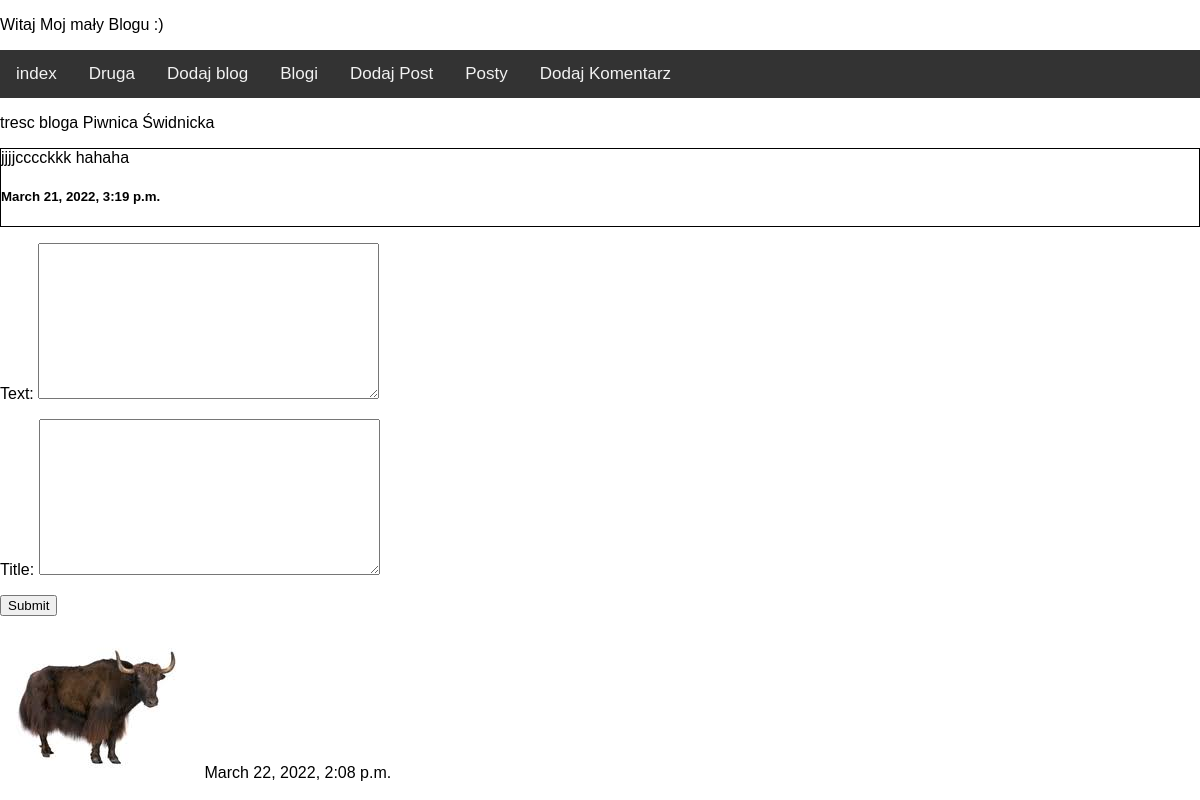
The app's page /blog/2/, older data.
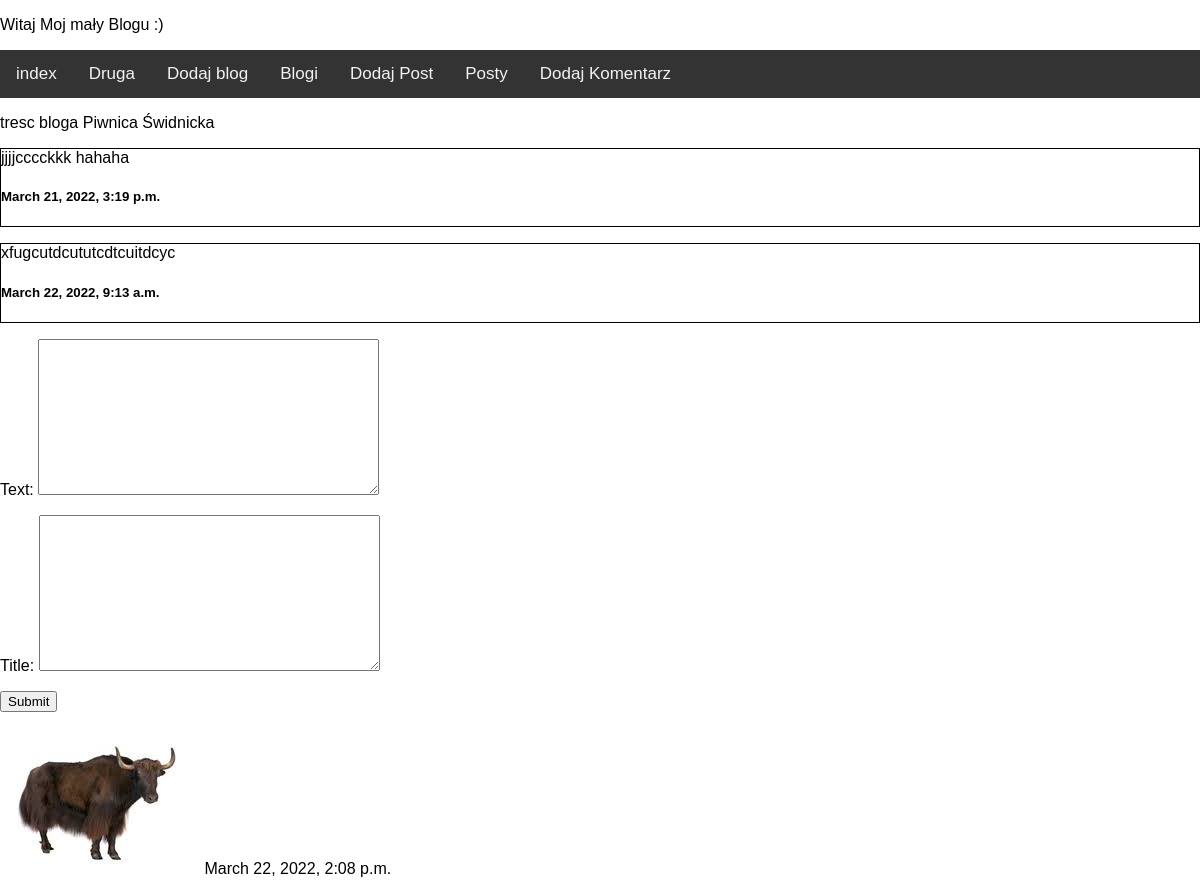
The same page, newer data.
### blog_app/models.py (models this page shows, shortened)
class Post(models.Model):
    text = models.TextField()
    title = models.TextField(default="")
    creation_date = models.DateTimeField(auto_now_add=True)
    blog = models.ForeignKey(Blog, on_delete=models.CASCADE)

### blog_app/views.py (the view, shortened to what this page needs)
# urls.py: path('blog/<int:id>/', views.ShowDetailBlog.as_view(), name='show_detail_blog'),
class ShowDetailBlog(View):
    def get(self, request, id):
        form = AddPostModelForm()
        blog = Blog.objects.get(pk=id)
        return render(request, "blog_detail.html", {'blog': blog, 'form': form})

### blog_app/forms.py
class AddPostModelForm(forms.ModelForm):
    class Meta:
        model = Post
        exclude = ['blog', 'creation_date']

### blog_app/context_processor.py (called while the page is built)
def get_date(request):
    return {'date':datetime.now()}

### blog_app/models.py (called while the page is built)
    def __str__(self):
        return self.name

### templates/blog_detail.html (shortened to what this page needs)
{% extends 'base.html' %}
{% block sikorka %}
    <div>
    tresc bloga {{ blog }}
    {% for post in blog.post_set.all %}
    <p>
    <div style="border: solid; border-width: 1px;">
        {{ post.text }}
        <h5>{{ post.creation_date }}</h5>
    </div>
    </p>
    {% endfor %}
    </div>
     <form method="post">
        {{ form.as_p }}
        <input type="submit">
    </form>
{% endblock %}

Row changes from the older to the newer data that the page shows:
added Post: text "xfugcutdcututcdtcuitdcyc", creation_date "March 22, 2022, 9:13 a.m."
